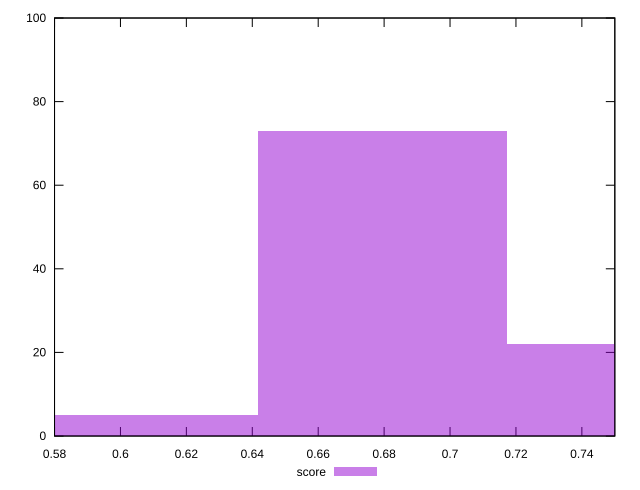

Recreate this plot in gnuplot.
reset

$score <<EOF
0.6040026391726128 5
0.755003298965766 22
0.6795029690691894 73
EOF

set key outside below
set boxwidth 0.0755003298965766
set xrange [0.58:0.75]
set yrange [0:100]
set trange [0:100]
set style fill transparent solid 0.5 noborder
set terminal svg size 640, 490 enhanced background rgb 'white'
set output "report_00019_2021-02-10T18-14-37.922Z//uses-webp-images/samples/pages/score/histogram.svg"

plot $score title "score" with boxes

reset
